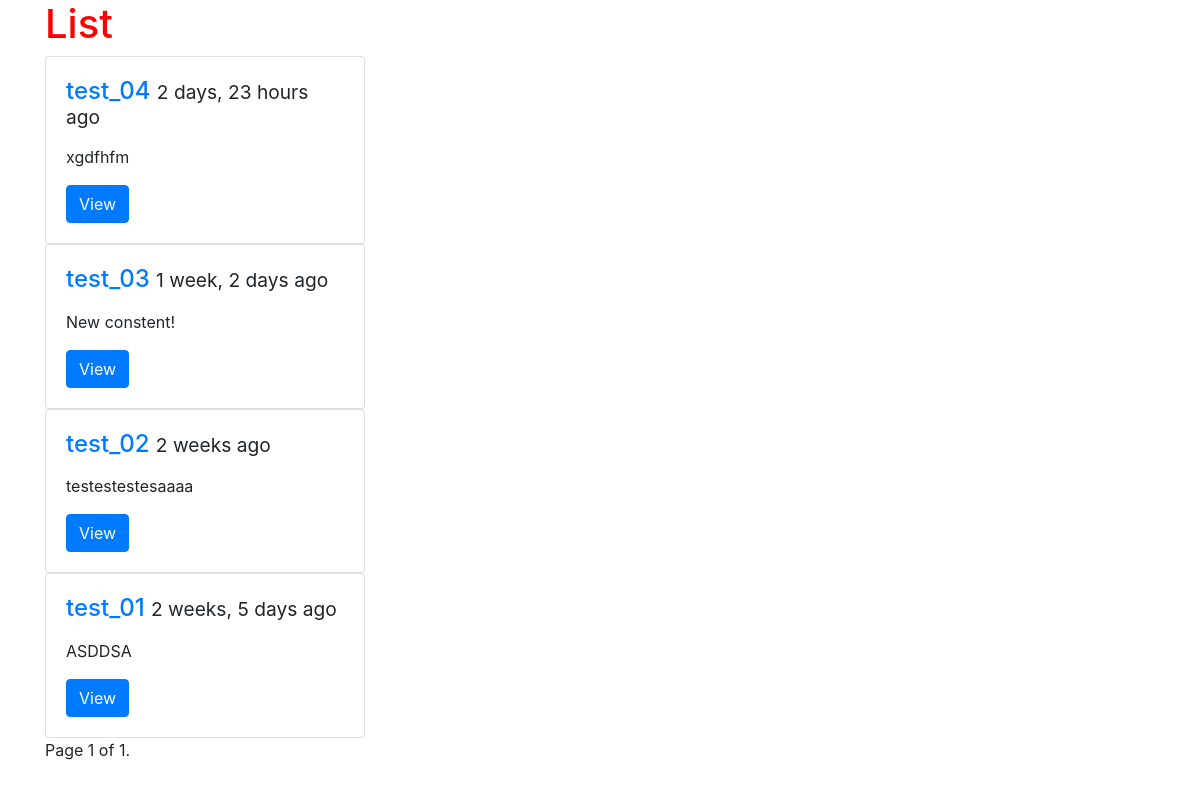
/posts/, run on an earlier commit of the app's database.
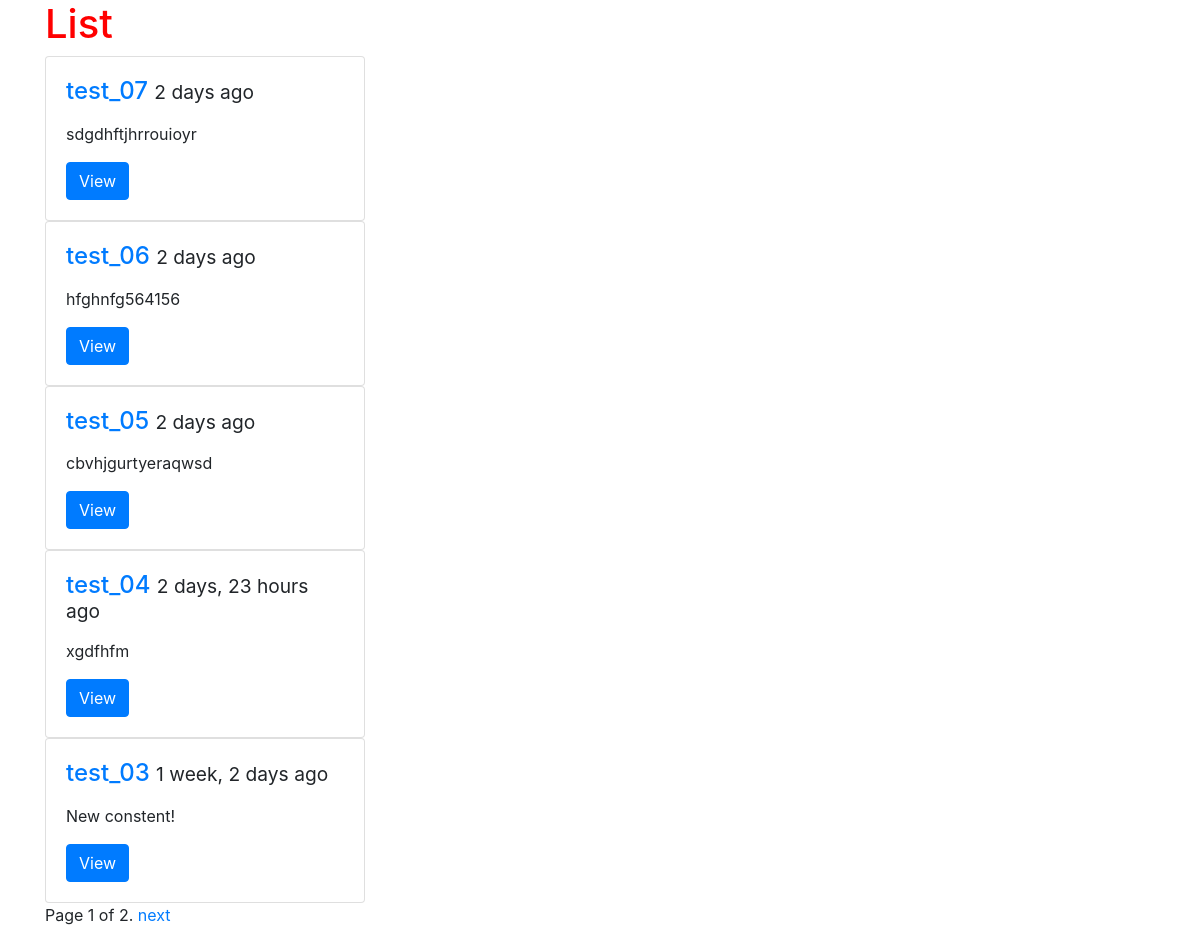
And on a later commit of the database.
### posts/models.py (models this page shows, shortened)
class Post(models.Model):
    title = models.CharField(max_length=120)
    image = models.ImageField(upload_to=upload_location,
        null=True, blank=True,
        width_field="width_field",
        height_field="height_field")
    height_field = models.IntegerField(default=0)
    width_field = models.IntegerField(default=0)
    content = models.TextField()
    updated = models.DateTimeField(auto_now=True, auto_now_add=False)
    timestamp = models.DateTimeField(auto_now=False, auto_now_add=True)
    def get_absolute_url(self):
        return reverse("posts:detail", kwargs={"id": self.id})
    class Meta:
        ordering = ["-timestamp", "-updated"]

### posts/views.py (the view)
def post_list(request):
    queryset_list = Post.objects.all()
    paginator = Paginator(queryset_list, 5) # Show 5 contacts per page
    page_request_var = 'page'
    page = request.GET.get(page_request_var)
    try:
        queryset = paginator.page(page)
    except PageNotAnInteger:
        queryset = paginator.page(1)
    except EmptyPage:
        queryset = paginator.page(paginator.num_pages)
    context = {
        "object_list": queryset,
        "title": "List",
        "page_request_var": page_request_var
    }
    return render(request, "post_list.html", context)

### templates/post_list.html (shortened to what this page needs)
{% extends "base.html" %}
{% block content %}
<h1>{{title}}</h1>
{% for obj in object_list %}
<div class="card" style="width: 20rem;">
  <div class="card-body">
    <h4 class="card-title"><a href='{{ obj.get_absolute_url }}'>{{obj.title}}</a> <small>{{obj.timestamp|timesince}} ago</small></h4>
    <p class="card-text">{{obj.content|linebreaks|truncatechars:30}}</p>
    <a href="{{ obj.get_absolute_url }}" class="btn btn-primary">View</a>
  </div>
</div>
{% endfor %}
<div class="pagination">
  <span class="step-links">
      <span class="current">
          Page {{ object_list.number }} of {{ object_list.paginator.num_pages }}.
      </span>
      {% if object_list.has_next %}
          <a href="?{{page_request_var}}={{ object_list.next_page_number }}">next</a>
      {% endif %}
  </span>
</div>
{% endblock content %}

### templates/base.html (shortened to what this page needs)
{% load staticfiles %}
<html>
    <head>
        <link rel="stylesheet" href="https://maxcdn.bootstrapcdn.com/bootstrap/4.0.0-beta/css/bootstrap.min.css">
        <link rel="stylesheet" href="{% static "css/base.css"%}" />
    </head>
    <body>
        <div class='container'>
            {% block content %}
            {% endblock content %}
        </div>
    </body>
</html>

### static/css/base.css (style rules this page uses)
h1 { color: red ; }

What changed in the data, as far as the page shows it:
no longer on this page (row unchanged): Post: title "test_02", timestamp "2 weeks", content "testestestesaaaa"
no longer on this page (row edited): Post: title "test_01", timestamp "2 weeks, 5 days", content "ASDDSA"
added Post: title "test_07", timestamp "2 days", content "sdgdhftjhrrouioyr"
added Post: title "test_06", timestamp "2 days", content "hfghnfg564156"
added Post: title "test_05", timestamp "2 days", content "cbvhjgurtyeraqwsd"
Also different on the page:
{{ object_list.paginator.num_pages }}: "1" → "2"
text now shown: "next"
